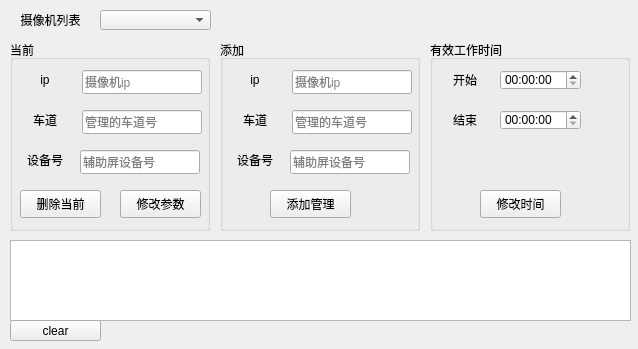
<?xml version="1.0" encoding="UTF-8"?>
<ui version="4.0">
 <class>Widget</class>
 <widget class="QWidget" name="Widget">
  <property name="geometry">
   <rect>
    <x>0</x>
    <y>0</y>
    <width>638</width>
    <height>349</height>
   </rect>
  </property>
  <property name="windowTitle">
   <string>Widget</string>
  </property>
  <widget class="QPlainTextEdit" name="history">
   <property name="geometry">
    <rect>
     <x>10</x>
     <y>240</y>
     <width>621</width>
     <height>81</height>
    </rect>
   </property>
   <property name="readOnly">
    <bool>true</bool>
   </property>
  </widget>
  <widget class="QLabel" name="timerLabel">
   <property name="geometry">
    <rect>
     <x>480</x>
     <y>320</y>
     <width>150</width>
     <height>20</height>
    </rect>
   </property>
   <property name="text">
    <string/>
   </property>
  </widget>
  <widget class="QPushButton" name="clearBtn">
   <property name="geometry">
    <rect>
     <x>10</x>
     <y>320</y>
     <width>91</width>
     <height>21</height>
    </rect>
   </property>
   <property name="text">
    <string>clear</string>
   </property>
  </widget>
  <widget class="QComboBox" name="ipList">
   <property name="geometry">
    <rect>
     <x>100</x>
     <y>10</y>
     <width>111</width>
     <height>20</height>
    </rect>
   </property>
  </widget>
  <widget class="QLabel" name="label">
   <property name="geometry">
    <rect>
     <x>10</x>
     <y>10</y>
     <width>81</width>
     <height>20</height>
    </rect>
   </property>
   <property name="text">
    <string>&lt;html&gt;&lt;head/&gt;&lt;body&gt;&lt;p align=&quot;center&quot;&gt;摄像机列表&lt;/p&gt;&lt;/body&gt;&lt;/html&gt;</string>
   </property>
  </widget>
  <widget class="QGroupBox" name="groupBox">
   <property name="geometry">
    <rect>
     <x>10</x>
     <y>40</y>
     <width>200</width>
     <height>191</height>
    </rect>
   </property>
   <property name="title">
    <string>当前</string>
   </property>
   <widget class="QLabel" name="label_2">
    <property name="geometry">
     <rect>
      <x>10</x>
      <y>30</y>
      <width>50</width>
      <height>20</height>
     </rect>
    </property>
    <property name="text">
     <string>&lt;html&gt;&lt;head/&gt;&lt;body&gt;&lt;p align=&quot;center&quot;&gt;ip&lt;/p&gt;&lt;/body&gt;&lt;/html&gt;</string>
    </property>
   </widget>
   <widget class="QLabel" name="label_4">
    <property name="geometry">
     <rect>
      <x>10</x>
      <y>70</y>
      <width>50</width>
      <height>20</height>
     </rect>
    </property>
    <property name="text">
     <string>&lt;html&gt;&lt;head/&gt;&lt;body&gt;&lt;p align=&quot;center&quot;&gt;车道&lt;/p&gt;&lt;/body&gt;&lt;/html&gt;</string>
    </property>
   </widget>
   <widget class="QLabel" name="label_3">
    <property name="geometry">
     <rect>
      <x>10</x>
      <y>110</y>
      <width>50</width>
      <height>20</height>
     </rect>
    </property>
    <property name="text">
     <string>&lt;html&gt;&lt;head/&gt;&lt;body&gt;&lt;p align=&quot;center&quot;&gt;设备号&lt;/p&gt;&lt;/body&gt;&lt;/html&gt;</string>
    </property>
   </widget>
   <widget class="QPushButton" name="changeBtn">
    <property name="geometry">
     <rect>
      <x>110</x>
      <y>150</y>
      <width>81</width>
      <height>28</height>
     </rect>
    </property>
    <property name="text">
     <string>修改参数</string>
    </property>
   </widget>
   <widget class="QLineEdit" name="currentIpEdit">
    <property name="geometry">
     <rect>
      <x>72</x>
      <y>30</y>
      <width>120</width>
      <height>24</height>
     </rect>
    </property>
    <property name="placeholderText">
     <string>摄像机ip</string>
    </property>
   </widget>
   <widget class="QLineEdit" name="currentRoadEdit">
    <property name="geometry">
     <rect>
      <x>72</x>
      <y>70</y>
      <width>120</width>
      <height>24</height>
     </rect>
    </property>
    <property name="placeholderText">
     <string>管理的车道号</string>
    </property>
   </widget>
   <widget class="QLineEdit" name="currentScreenDevNumEdit">
    <property name="geometry">
     <rect>
      <x>70</x>
      <y>110</y>
      <width>120</width>
      <height>24</height>
     </rect>
    </property>
    <property name="text">
     <string/>
    </property>
    <property name="placeholderText">
     <string>辅助屏设备号</string>
    </property>
   </widget>
   <widget class="QPushButton" name="deleteBtn">
    <property name="enabled">
     <bool>true</bool>
    </property>
    <property name="geometry">
     <rect>
      <x>10</x>
      <y>150</y>
      <width>81</width>
      <height>28</height>
     </rect>
    </property>
    <property name="text">
     <string>删除当前</string>
    </property>
   </widget>
  </widget>
  <widget class="QGroupBox" name="groupBox_2">
   <property name="geometry">
    <rect>
     <x>220</x>
     <y>40</y>
     <width>200</width>
     <height>191</height>
    </rect>
   </property>
   <property name="title">
    <string>添加</string>
   </property>
   <widget class="QLabel" name="label_5">
    <property name="geometry">
     <rect>
      <x>10</x>
      <y>30</y>
      <width>50</width>
      <height>20</height>
     </rect>
    </property>
    <property name="text">
     <string>&lt;html&gt;&lt;head/&gt;&lt;body&gt;&lt;p align=&quot;center&quot;&gt;ip&lt;/p&gt;&lt;/body&gt;&lt;/html&gt;</string>
    </property>
   </widget>
   <widget class="QLabel" name="label_6">
    <property name="geometry">
     <rect>
      <x>10</x>
      <y>70</y>
      <width>50</width>
      <height>20</height>
     </rect>
    </property>
    <property name="text">
     <string>&lt;html&gt;&lt;head/&gt;&lt;body&gt;&lt;p align=&quot;center&quot;&gt;车道&lt;/p&gt;&lt;/body&gt;&lt;/html&gt;</string>
    </property>
   </widget>
   <widget class="QLabel" name="label_7">
    <property name="geometry">
     <rect>
      <x>10</x>
      <y>110</y>
      <width>50</width>
      <height>20</height>
     </rect>
    </property>
    <property name="text">
     <string>&lt;html&gt;&lt;head/&gt;&lt;body&gt;&lt;p align=&quot;center&quot;&gt;设备号&lt;/p&gt;&lt;/body&gt;&lt;/html&gt;</string>
    </property>
   </widget>
   <widget class="QPushButton" name="addBtn">
    <property name="geometry">
     <rect>
      <x>50</x>
      <y>150</y>
      <width>81</width>
      <height>28</height>
     </rect>
    </property>
    <property name="text">
     <string>添加管理</string>
    </property>
   </widget>
   <widget class="QLineEdit" name="addIpEdit">
    <property name="geometry">
     <rect>
      <x>72</x>
      <y>30</y>
      <width>120</width>
      <height>24</height>
     </rect>
    </property>
    <property name="placeholderText">
     <string>摄像机ip</string>
    </property>
   </widget>
   <widget class="QLineEdit" name="addRoadEdit">
    <property name="geometry">
     <rect>
      <x>72</x>
      <y>70</y>
      <width>120</width>
      <height>24</height>
     </rect>
    </property>
    <property name="placeholderText">
     <string>管理的车道号</string>
    </property>
   </widget>
   <widget class="QLineEdit" name="addScreenDevNumEdit">
    <property name="geometry">
     <rect>
      <x>70</x>
      <y>110</y>
      <width>120</width>
      <height>24</height>
     </rect>
    </property>
    <property name="text">
     <string/>
    </property>
    <property name="placeholderText">
     <string>辅助屏设备号</string>
    </property>
   </widget>
  </widget>
  <widget class="QGroupBox" name="groupBox_3">
   <property name="geometry">
    <rect>
     <x>430</x>
     <y>40</y>
     <width>200</width>
     <height>191</height>
    </rect>
   </property>
   <property name="title">
    <string>有效工作时间</string>
   </property>
   <widget class="QPushButton" name="changeWorkTimeBtn">
    <property name="geometry">
     <rect>
      <x>50</x>
      <y>150</y>
      <width>81</width>
      <height>28</height>
     </rect>
    </property>
    <property name="text">
     <string>修改时间</string>
    </property>
   </widget>
   <widget class="QLabel" name="label_8">
    <property name="geometry">
     <rect>
      <x>10</x>
      <y>30</y>
      <width>50</width>
      <height>20</height>
     </rect>
    </property>
    <property name="text">
     <string>&lt;html&gt;&lt;head/&gt;&lt;body&gt;&lt;p align=&quot;center&quot;&gt;开始&lt;/p&gt;&lt;/body&gt;&lt;/html&gt;</string>
    </property>
   </widget>
   <widget class="QLabel" name="label_10">
    <property name="geometry">
     <rect>
      <x>10</x>
      <y>70</y>
      <width>50</width>
      <height>20</height>
     </rect>
    </property>
    <property name="text">
     <string>&lt;html&gt;&lt;head/&gt;&lt;body&gt;&lt;p align=&quot;center&quot;&gt;结束&lt;/p&gt;&lt;/body&gt;&lt;/html&gt;</string>
    </property>
   </widget>
   <widget class="QTimeEdit" name="startTimeEdit">
    <property name="geometry">
     <rect>
      <x>70</x>
      <y>30</y>
      <width>81</width>
      <height>20</height>
     </rect>
    </property>
    <property name="minimumDateTime">
     <datetime>
      <hour>0</hour>
      <minute>0</minute>
      <second>0</second>
      <year>2000</year>
      <month>1</month>
      <day>1</day>
     </datetime>
    </property>
    <property name="minimumTime">
     <time>
      <hour>0</hour>
      <minute>0</minute>
      <second>0</second>
     </time>
    </property>
    <property name="displayFormat">
     <string>hh:mm:ss</string>
    </property>
   </widget>
   <widget class="QTimeEdit" name="stopTimeEdit">
    <property name="geometry">
     <rect>
      <x>70</x>
      <y>70</y>
      <width>81</width>
      <height>20</height>
     </rect>
    </property>
    <property name="minimumDateTime">
     <datetime>
      <hour>0</hour>
      <minute>0</minute>
      <second>0</second>
      <year>2000</year>
      <month>1</month>
      <day>1</day>
     </datetime>
    </property>
    <property name="minimumTime">
     <time>
      <hour>0</hour>
      <minute>0</minute>
      <second>0</second>
     </time>
    </property>
    <property name="displayFormat">
     <string>hh:mm:ss</string>
    </property>
   </widget>
  </widget>
  <zorder>history</zorder>
  <zorder>clearBtn</zorder>
  <zorder>timerLabel</zorder>
  <zorder>ipList</zorder>
  <zorder>label</zorder>
  <zorder>groupBox</zorder>
  <zorder>groupBox_2</zorder>
  <zorder>groupBox_3</zorder>
 </widget>
 <resources/>
 <connections/>
</ui>
